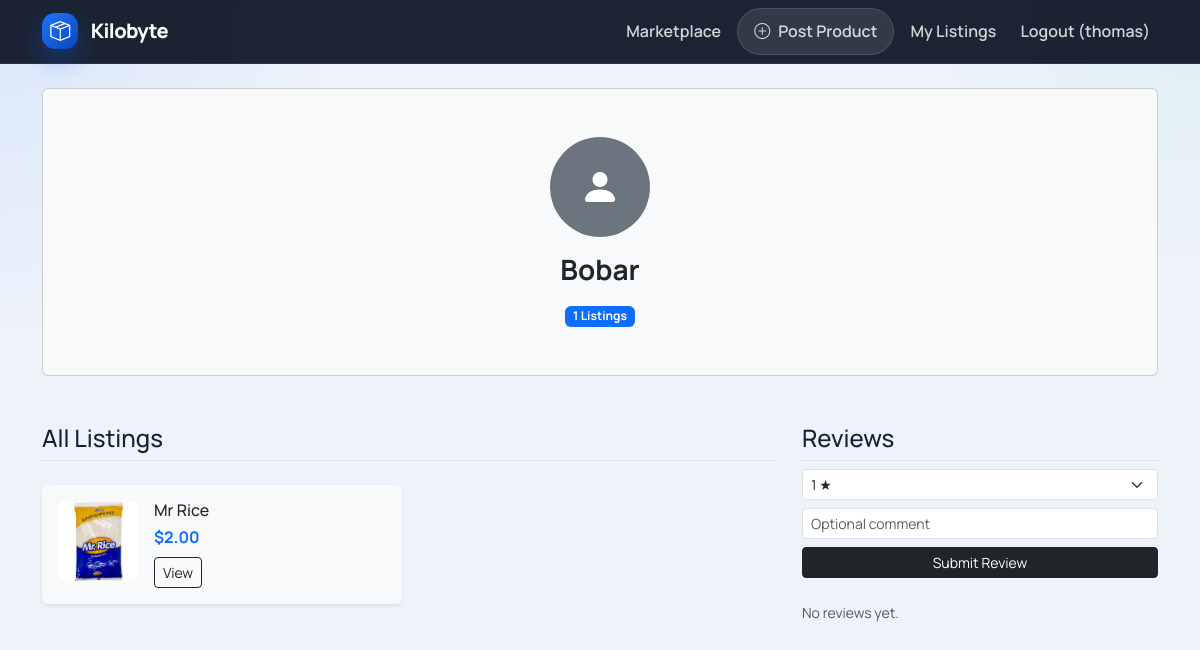
The page /products/seller/Bobar/ (signed in) on the database its author committed.
### products/models.py (models this page shows, shortened)
class Product(models.Model):
    STATUS_CHOICES = [
        ('active', 'Active'),
        ('sold', 'Sold'),
        ('inactive', 'Inactive'),
    ]
    owner = models.ForeignKey(User, on_delete=models.CASCADE, related_name='products')
    category = models.ForeignKey(Category, on_delete=models.CASCADE)
    name = models.CharField(max_length=200)
    phone = models.CharField(max_length=15, null=True, blank=True)
    description = models.TextField()
    price = models.DecimalField(max_digits=10, decimal_places=2)
    image = models.ImageField(upload_to='product_images/', null=True, blank=True)
    created_at = models.DateTimeField(auto_now_add=True)
    city = models.CharField(max_length=100, null=True, blank=True)
    is_wholesale = models.BooleanField(default=False)
    bulk_price = models.DecimalField(max_digits=10, decimal_places=2, null=True, blank=True)
    minimum_quantity = models.IntegerField(null=True, blank=True)
    is_featured = models.BooleanField(default=False)
    status = models.CharField(max_length=10, choices=STATUS_CHOICES, default='active')
    views_count = models.PositiveIntegerField(default=0)
    class Meta:
        ordering = ['-created_at']

### products/views.py (the view)
# urls.py: path('seller/<str:username>/', views.seller_profile, name='seller_profile'),
@login_required
def seller_profile(request, username):
    seller = get_object_or_404(User, username=username)
    products = Product.objects.filter(owner=seller, status='active').order_by('-created_at')
    reviews = Review.objects.filter(seller=seller).select_related('reviewer').order_by('-created_at')
    avg_rating = reviews.aggregate(avg=Avg('rating'))['avg']
    already_reviewed = False
    review_form = None
    if request.user.is_authenticated and request.user != seller:
        already_reviewed = reviews.filter(reviewer=request.user).exists()
        if not already_reviewed:
            review_form = ReviewForm()
    return render(request, 'products/seller_profile.html', {
        'seller': seller,
        'products': products,
        'reviews': reviews,
        'avg_rating': avg_rating,
        'already_reviewed': already_reviewed,
        'review_form': review_form,
    })

### products/forms.py
class ReviewForm(forms.Form):
    rating = forms.ChoiceField(choices=[(i, f'{i} ★') for i in range(1, 6)], label='Rating')
    comment = forms.CharField(widget=forms.Textarea(attrs={'rows': 3}), required=False, label='Comment')

### products/templates/products/seller_profile.html (shortened to what this page needs)
{% extends 'base.html' %}
{% block content %}
<div class="card bg-light mb-4 text-center">
    <div class="card-body py-5">
        {% if seller.profile.avatar %}
        <img src="{{ seller.profile.avatar.url }}" class="rounded-circle mb-3 border"
            style="width: 100px; height: 100px; object-fit: cover;">
        {% else %}
        <div class="rounded-circle bg-secondary d-inline-flex align-items-center justify-content-center mb-3 text-white"
            style="width: 100px; height: 100px;">
            <i class="bi bi-person-fill fs-1"></i>
        </div>
        {% endif %}
        <h2 class="h3 fw-bold">{{ seller.username }}</h2>
        <div class="mt-3">
            <span class="badge bg-primary">{{ products.count }} Listings</span>
        </div>
    </div>
</div>
<div class="row mt-5">
    <div class="col-md-8">
        <h4 class="border-bottom pb-2">All Listings</h4>
        <div class="row row-cols-1 row-cols-sm-2 g-3 mt-1">
            {% for product in products %}
            <div class="col">
                <div class="card h-100 shadow-sm border-0 bg-light">
                    <div class="card-body d-flex gap-3">
                        <div style="width: 80px; height: 80px;">
                            {% if product.image %}
                            <img src="{{ product.image.url }}" class="img-fluid rounded"
                                style="width: 100%; height: 100%; object-fit: cover;">
                            {% else %}
                            <div
                                class="bg-white rounded d-flex align-items-center justify-content-center h-100 w-100 border">
                                <i class="bi bi-image text-muted"></i>
                            </div>
                            {% endif %}
                        </div>
                        <div class="flex-grow-1">
                            <h5 class="h6 mb-1">{{ product.name|truncatechars:30 }}</h5>
                            <p class="text-primary fw-bold mb-2">${{ product.price }}</p>
                            <a href="{% url 'product_detail' product.id %}" class="btn btn-sm btn-outline-dark">View</a>
                        </div>
                    </div>
                </div>
            </div>
            {% empty %}
            <p class="text-muted">No active listings.</p>
            {% endfor %}
        </div>
    </div>
    <div class="col-md-4">
        <h4 class="border-bottom pb-2">Reviews</h4>
        {% if review_form %}
        <form action="{% url 'leave_review' seller.username %}" method="post" class="mb-4">
            <div class="mb-2">
                <select name="rating" class="form-select form-select-sm">
                    {% for val, label in review_form.fields.rating.choices %}
                    <option value="{{ val }}">{{ label }}</option>
                    {% endfor %}
                </select>
            </div>
            <div class="mb-2">
                <input type="text" name="comment" class="form-control form-control-sm" placeholder="Optional comment">
            </div>
            <button type="submit" class="btn btn-sm btn-dark w-100">Submit Review</button>
        </form>
        {% endif %}
        {% for review in reviews %}
        <div class="mb-3 border-bottom pb-2">
            <div class="d-flex justify-content-between">
                <span class="small fw-bold">{{ review.reviewer.username }}</span>
                <span class="small text-warning">
                    {% for i in "12345"|make_list %}{% if forloop.counter <= review.rating %}<i class="bi bi-star-fill">
                        </i>{% else %}<i class="bi bi-star"></i>{% endif %}{% endfor %}
                </span>
            </div>
            {% if review.comment %}<p class="x-small text-muted mb-0">{{ review.comment }}</p>{% endif %}
        </div>
        {% empty %}
        <p class="text-muted small">No reviews yet.</p>
        {% endfor %}
    </div>
</div>
{% endblock %}

### products/templates/base.html (shortened to what this page needs)
<!DOCTYPE html>
<html lang="en" data-theme="Light">
<head>
    <link href="https://cdn.jsdelivr.net/npm/bootstrap@5.3.2/dist/css/bootstrap.min.css" rel="stylesheet">
    <link href="https://cdn.jsdelivr.net/npm/bootstrap-icons@1.11.3/font/bootstrap-icons.min.css" rel="stylesheet">
</head>
<body>
    <nav class="navbar navbar-expand-lg navbar-dark {% block nav_margin %}mb-4{% endblock %}">
        <div class="container">
            <a class="navbar-brand" href="{% url 'product_list' %}">
                <span class="brand-mark"><i class="bi bi-box-seam"></i></span>
                <span>Kilobyte</span>
            </a>
            <div class="collapse navbar-collapse" id="navbarMain">
                <ul class="navbar-nav ms-auto align-items-lg-center gap-lg-2">
                    <li class="nav-item"><a class="nav-link" href="{% url 'product_list' %}">Marketplace</a></li>
                    {% if user.is_authenticated %}
                    <li class="nav-item"><a class="nav-link nav-cta" href="{% url 'create_product' %}"><i class="bi bi-plus-circle"></i> Post Product</a></li>
                    <li class="nav-item"><a class="nav-link" href="{% url 'my_listings' %}">My Listings</a></li>
                    <li class="nav-item">
                        <form action="{% url 'logout' %}" method="post" class="d-inline">
                            <button type="submit" class="btn btn-link nav-link text-decoration-none">Logout ({{ user.username }})</button>
                        </form>
                    </li>
                    {% else %}
                    <li class="nav-item"><a class="nav-link" href="{% url 'login' %}">Login</a></li>
                    <li class="nav-item"><a class="nav-link nav-cta" href="{% url 'signup' %}"><i class="bi bi-person-plus"></i> Sign Up</a></li>
                    {% endif %}
                </ul>
            </div>
        </div>
    </nav>
    <div class="container page-shell">
        {% block content %}{% endblock %}
    </div>
</body>
</html>

### products/templates/base.html (style rules this page uses)
:root { --kb-ink: #162033; --kb-copy: #5b687d; --kb-copy-soft: #7f8aa0; --kb-bg: #eef3f9; --kb-panel: rgba(255, 255, 255, 0.86); --kb-panel-solid: #ffffff; --kb-line: rgba(22, 32, 51, 0.10); --kb-brand: #0f62fe; --kb-brand-deep: #0a47b8; --kb-shadow: 0 18px 50px rgba(15, 37, 74, 0.10); --kb-navbar-bg: rgba(10, 18, 34, 0.92); --kb-navbar-border: rgba(255, 255, 255, 0.08); --kb-nav-text: rgba(255, 255, 255, 0.80); --kb-nav-cta-bg: rgba(255, 255, 255, 0.10); --kb-nav-cta-border: rgba(255, 255, 255, 0.12); --kb-nav-cta-hover: rgba(255, 255, 255, 0.18); --kb-alert-close-filter: none; }
body { min-height: 100vh; background: radial-gradient(circle at top left, rgba(15, 98, 254, 0.09), transparent 24%), radial-gradient(circle at top right, rgba(21, 183, 158, 0.07), transparent 20%), var(--kb-bg); color: var(--kb-ink); font-family: "Manrope", "Segoe UI", sans-serif; }
a { color: inherit; }
.navbar { background: var(--kb-navbar-bg) !important; backdrop-filter: blur(16px); border-bottom: 1px solid var(--kb-navbar-border); }
.navbar-brand { display: inline-flex; align-items: center; gap: 0.8rem; font-weight: 800; letter-spacing: -0.03em; }
.brand-mark { width: 2.25rem; height: 2.25rem; border-radius: 0.8rem; display: inline-flex; align-items: center; justify-content: center; background: linear-gradient(135deg, #1d75ff, #0a47b8); color: #fff; box-shadow: 0 12px 24px rgba(15, 98, 254, 0.30); }
.navbar .nav-link, .navbar .btn-link.nav-link { color: var(--kb-nav-text); font-weight: 600; }
.nav-cta { display: inline-flex; align-items: center; gap: 0.5rem; padding: 0.65rem 1rem !important; border-radius: 999px; background: var(--kb-nav-cta-bg); border: 1px solid var(--kb-nav-cta-border); }
.page-shell { padding-bottom: 4rem; }

### rows shown on the page
Product: image (picture), name "Mr Rice", price "2.00"

### other values the page prints
{{ user.username }} "thomas"
{{ seller.username }} "Bobar"
{{ products.count }} "1"
form field rating "1 ★"
